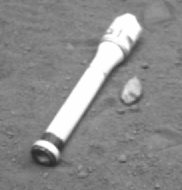
#> input picture sample.png, 182 x 190 px
$ python all_in_one_detector.py   (older library calls are emulated)
#> lines starting #> are read from the running program, lines starting #| are printed output that depends on the picture; after the words box and inside, x2 and y2 are one past the last pixel; in counts of white or black regions, pixels touching at a corner belong together
import numpy as np
import cv2
from imutils import resize
from imutils.contours import sort_contours

from skimage.morphology import skeletonize_3d as skl
from scipy.ndimage import binary_fill_holes as fill
from skimage.morphology import medial_axis as ma
from scipy.ndimage import convolve
from skimage.measure import label, regionprops

# path = 'endpoints_detection/sample.png'
path2 = 'sample.png'
# path2 = 'sample2.png'

try:
    img = cv2.imread(path2, 0)
#> img is the input picture: shape (190, 182); min 41, max 254, mean 139.2
except:
    img = cv2.imread(path, 0)

orig = img

hini, wini = img.shape
#> hini = 190; wini = 182

# Some smoothing to get rid of the noise
# img = cv2.bilateralFilter(img, 5, 35, 10)
img = cv2.GaussianBlur(img, (3, 3), 3)
img = resize(img, width=700)
#> img: shape (730, 700)

hfin, wfin = img.shape
#> hfin = 730; wfin = 700

# Preprocessing to get the shapes
th = cv2.adaptiveThreshold(img, 255, cv2.ADAPTIVE_THRESH_GAUSSIAN_C,
                           cv2.THRESH_BINARY, 35, 11)
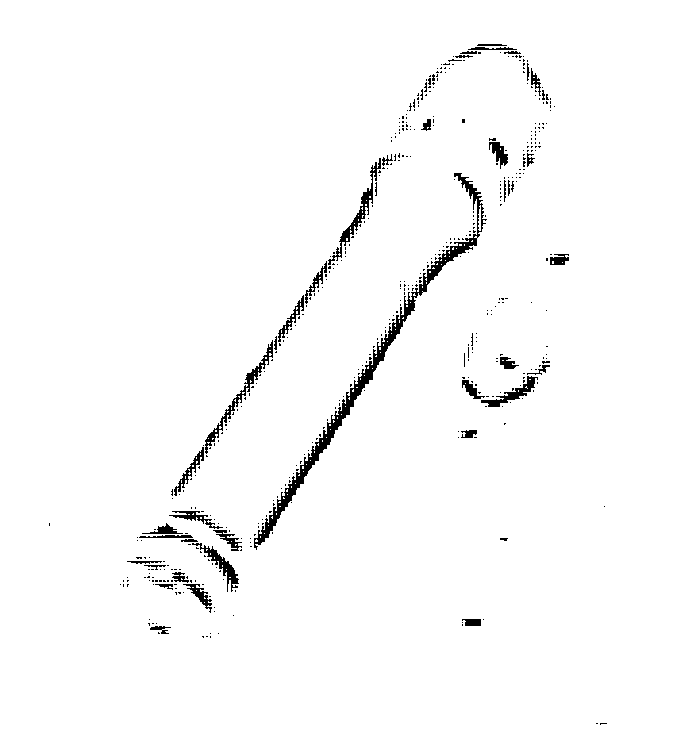
#> th: shape (730, 700); 97.8% white; 494 black regions (453 under 20 px), largest, box (x1, y1, x2, y2) and area: (254, 173, 487, 550) 3739, (205, 340, 273, 454) 670, (328, 158, 381, 265) 652
# Invert to hightligth the shape
th = cv2.bitwise_not(th)

cv2.imshow('mask', th)
cv2.waitKey(0)

# Text has mostly vertical and right-inclined lines. This kernel seems to
# work quite well
kernel = np.array([[0, 1, 1],
                  [0, 1, 0],
                  [1, 1, 0]], dtype='uint8')

''' Morphological transforms '''
n = 15
for i in range(n):
    th = cv2.morphologyEx(th, cv2.MORPH_DILATE, kernel)
#> th: shape (730, 700); 14.7% white; 11 white regions, largest, box (x1, y1, x2, y2) and area: (105, 29, 570, 653) 58114, (443, 283, 565, 453) 10299, (531, 239, 584, 280) 1528
n = 10
for i in range(n):
    th = cv2.morphologyEx(th, cv2.MORPH_CLOSE, kernel)
th = cv2.morphologyEx(th, cv2.MORPH_CLOSE, kernel)
n = 10
for i in range(n):
    th = cv2.morphologyEx(th, cv2.MORPH_ERODE, kernel)
#> th: shape (730, 700); 8.7% white; 12 white regions, largest, box (x1, y1, x2, y2) and area: (115, 39, 560, 643) 37116, (453, 293, 555, 443) 5775, (541, 249, 574, 270) 548

cv2.imshow('mask', th)
cv2.waitKey(0)

''' Area thresholding
    from https://scikit-image.org/docs/stable/user_guide/tutorial_segmentation.html '''
th = fill(th )
#> th: shape (730, 700) bool; 16.3% white; 11 white regions, largest, box (x1, y1, x2, y2) and area: (115, 39, 560, 643) 75758, (453, 293, 555, 443) 5775, (541, 249, 574, 270) 548
th = np.uint8( th*255 )

cv2.imshow('mask', th)
cv2.waitKey(0)

regions = label( th )
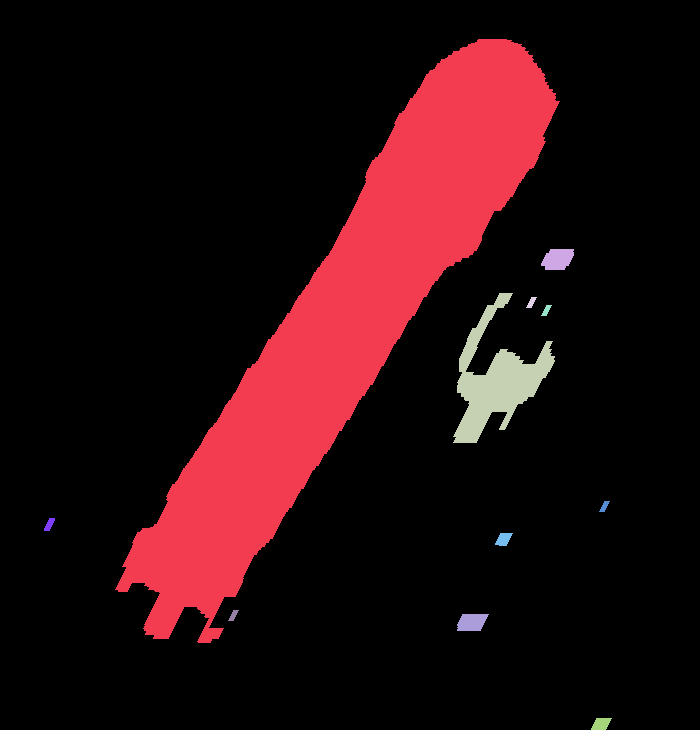
#> regions: shape (730, 700) int64; 12 distinct labels, from 0 to 11; one colour per label, 0 black
sizes = np.bincount(regions.ravel())
#> sizes = [427808, 75758, 548, 5775, 61, 61, 61, 83, 158, 61, 440, 186]
mask_sizes = sizes > 1500
#> mask_sizes = [True, True, False, True, False, False, False, False, False, False, False, False]
mask_sizes[0] = 0
th = mask_sizes[regions]
#> th: shape (730, 700) bool; 16% white; 2 white regions, box (x1, y1, x2, y2) and area: (115, 39, 560, 643) 75758, (453, 293, 555, 443) 5775
th = np.uint8( th*255 )

''' Morphological transforms '''
n = 30
for i in range(n):
    th = cv2.morphologyEx(th, cv2.MORPH_DILATE, kernel)
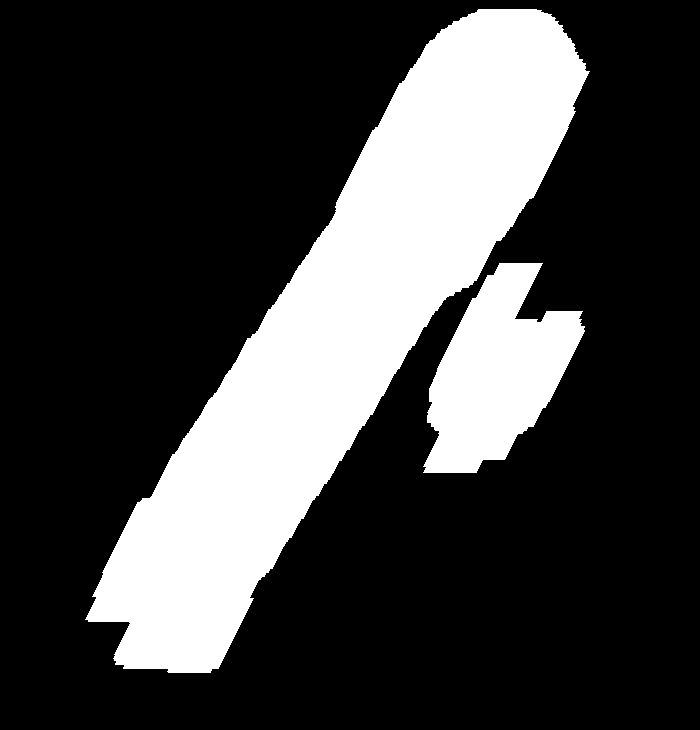
#> th: shape (730, 700); 25.5% white; 2 white regions, box (x1, y1, x2, y2) and area: (85, 9, 590, 673) 110638, (423, 263, 585, 473) 19767
n = 10
for i in range(n):
    th = cv2.morphologyEx(th, cv2.MORPH_CLOSE, kernel)
th = cv2.morphologyEx(th, cv2.MORPH_CLOSE, kernel)
n = 80
for i in range(n):
    th = cv2.morphologyEx(th, cv2.MORPH_ERODE, kernel)
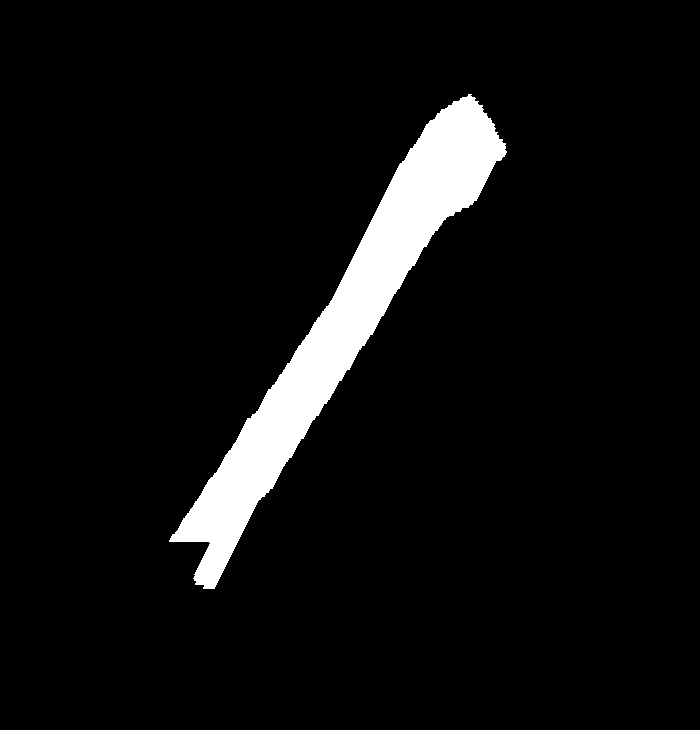
#> th: shape (730, 700); 6.3% white; 1 white region, box (x1, y1, x2, y2) and area: (169, 94, 507, 589) 31947

th = fill(th )
th = np.uint8( th*255 )

''' Medial axis
    https://scikit-image.org/docs/stable/auto_examples/edges/plot_skeleton.html '''
# _, distance = ma(th, return_distance=True)
# th = np.uint8( th*255 )

cv2.imshow('mask', th)
cv2.waitKey(0)


#def contour_sorter(contours):
#    '''Sort the contours by multiplying the y-coordinate and sorting first by
#    x, then by y-coordinate.'''
#    boxes = [cv2.boundingRect(c) for c in contours]
#    cnt = [4*y, x for y, x, , _, _ in ]

# Skeletonize the shapes
# Skimage function takes image with either True, False or 0,1
# and returns and image with values 0, 1.
th = th == 255
th = skl(th)
#> th: shape (730, 700); 0.11% white in thin lines or dots, all inside (x1, y1, x2, y2) = (175, 95, 499, 584)
# th = th.astype(np.uint8)*255 # default method='zhang'
# th = skl(th, method='lee')

''' Eliminating spureus branches
    https://xbuba.com/questions/50341793 '''
def _neighbors_conv(image):
    image = image.astype(np.uint8)
    k = np.array([[1,1,1],[1,0,1],[1,1,1]])
    neighborhood_count = convolve(image,k, mode='constant', cval=1)
    neighborhood_count[~image.astype(np.bool)] = 0
#> neighborhood_count: shape (730, 700); min 0, max 3, mean 0.00225
    return neighborhood_count

def break_branches(image):
    tmp = _neighbors_conv(image)
    tmp[tmp==0] = 100
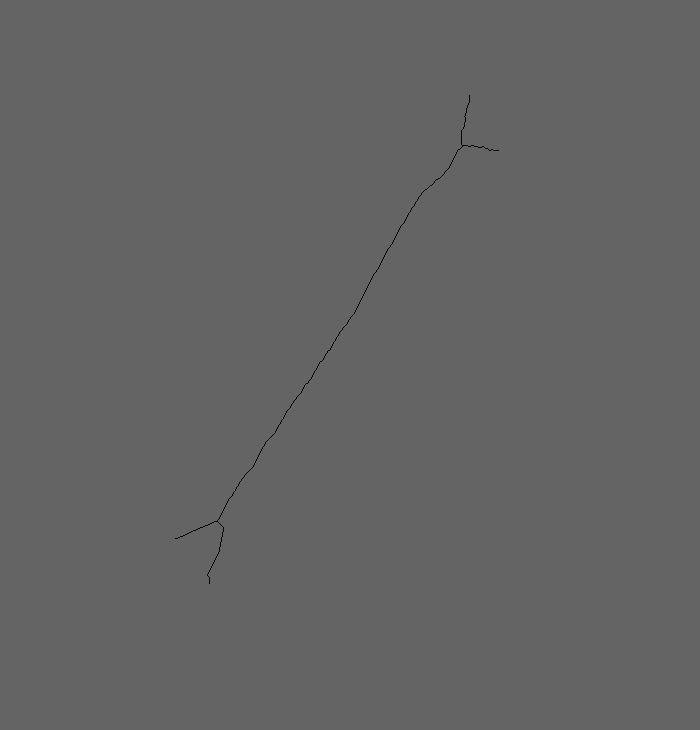
#> tmp: shape (730, 700); min 1, max 100, mean 99.9
    tmp = tmp < 3
    return tmp

th = break_branches(th/255).astype(np.uint8)*255

cv2.imshow('mask', th)
cv2.waitKey(0)

''' Get skel approx centroid '''
(row,col) = np.nonzero(th)
#> row = 569 values from 95 to 583; col = 569 values, max 498 at index 89, min 175 at index 520, mean 334.3
ctr_approx = ( np.mean( row ) , np.mean( col ) )
#> ctr_approx = (339.7, 334.3)

''' Get skel centroid '''
dist = 1e10
for (r,c) in zip(row,col):
    tmp = ( (r-ctr_approx[0])**2 + (c-ctr_approx[1])**2 )**0.5
    if tmp <= dist:
        dist = tmp
        ctr = (r,c)
#> this loop made 569 passes
#> (r, c, tmp, dist) on passes 1 to 12: (95, 469, 279.3, 279.3), (96, 469, 278.4, 278.4), (97, 469, 277.6, 277.6), (98, 469, 276.7, 276.7), (99, 469, 275.8, 275.8), (100, 469, 275, 275), (101, 469, 274.1, 274.1), (102, 469, 273.2, 273.2), (103, 468, 271.8, 271.8), (104, 468, 271, 271), (105, 467, 269.6, 269.6), (106, 467, 268.7, 268.7)
#> (tmp, dist, ctr) on passes 67, 73, 77, 82, 91, 92: (230.6, 230.6, (147, 461)), (229.2, 229.2, (148, 460)), (227.3, 227.3, (149, 458)), (225.9, 225.9, (150, 457)), (225.1, 225.1, (151, 457)), (223.7, 223.7, (152, 456))
#> after the loop, ctr = (340, 335); dist = 0.765

''' Region propperties
    https://stackoverflow.com/questions/42161884/python-how-to-find-all-connected-pixels-if-i-know-an-origin-pixels-position
    https://scikit-image.org/docs/dev/api/skimage.measure.html#regionprops

    # props.bbox # (min_row, min_col, max_row, max_col)
    # props.image # array matching the bbox sub-image
    # props.coordinates # list of (row,col) pixel indices'''
labeled = label( th, background=False, connectivity=2 )
#> labeled: shape (730, 700) int64; 6 distinct labels, from 0 to 5
label = labeled[ctr[0],ctr[1]]
#> label = 3
rp = regionprops(labeled)
#> rp = 5 regions; box (x1, y1, x2, y2) and area: (218, 147, 462, 520) 381, (207, 522, 224, 584) 62, (461, 95, 470, 145) 50, (175, 521, 216, 539) 41, (464, 145, 499, 151) 35
props = rp[label - 1] # background is labeled 0, not in rp

b = props.bbox
#> b = (147, 218, 520, 462)
th[:,:] = 0
#> th: shape (730, 700); every value is 0
th[ b[0]:b[2] , b[1]:b[3] ] = props.image
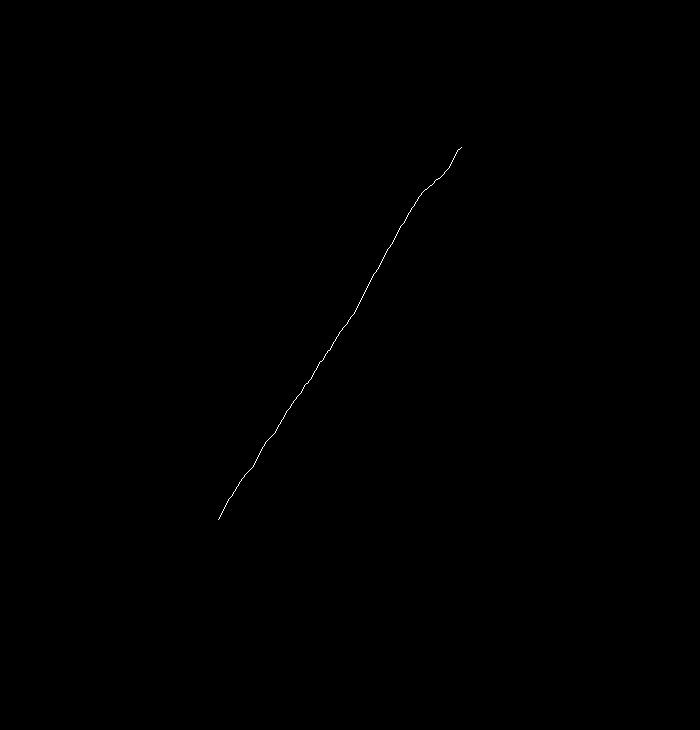
#> th: shape (730, 700); values 0 (black) and 1 (white), 0.07% white in thin lines or dots, all inside (x1, y1, x2, y2) = (218, 147, 462, 520)
th = th.astype( np.uint8 )*255

cv2.imshow('mask', th )
cv2.waitKey(0)

''' Find contours of the skeletons '''
_, contours, _ = cv2.findContours(th.copy(), cv2.RETR_EXTERNAL,
                                  cv2.CHAIN_APPROX_NONE)
#> contours = 1 contour, all with area under 20
# Sort the contours left-to-rigth
contours, _ = sort_contours(contours, )
#
# Sort them again top-to-bottom


def skeleton_endpoints(skel):
    # Function source: https://stackoverflow.com/questions/26537313/
    # how-can-i-find-endpoints-of-binary-skeleton-image-in-opencv
    # make out input nice, possibly necessary
    skel = skel.copy()
    skel[skel != 0] = 1
    skel = np.uint8(skel)

    # apply the convolution
    kernel = np.uint8([[1,  1, 1],
                       [1, 10, 1],
                       [1,  1, 1]])
    src_depth = -1
    filtered = cv2.filter2D(skel, src_depth,kernel)

    # now look through to find the value of 11
    # this returns a mask of the endpoints, but if you just want the
    # coordinates, you could simply return np.where(filtered==11)
    out = np.zeros_like(skel)
    out[np.where(filtered == 11)] = 1
    rows, cols = np.where(filtered == 11)
    coords = list(zip(cols, rows))
    return coords

# List for endpoints
endpoints = []
# List for (x, y) coordinates of the skeletons
skeletons = []


for contour in contours:
    # if cv2.arcLength(contour, True) > 100:
    if cv2.arcLength(contour, True) > 1:
        # Initialize mask
        mask = np.zeros(img.shape, np.uint8)
        # Bounding rect of the contour
        x, y, w, h = cv2.boundingRect(contour)
        mask[y:y+h, x:x+w] = 255
        # Get only the skeleton in the mask area
        mask = cv2.bitwise_and(mask, th)
        # Take the coordinates of the skeleton points
        rows, cols = np.where(mask == 255)
        # Add the coordinates to the list
        skeletons.append(list(zip(cols, rows)))

        # Find the endpoints for the shape and update a list
        eps = skeleton_endpoints(mask)
        endpoints.append(eps)

        # Draw the endpoints
        [cv2.circle(th, ep, 5, 255, 1) for ep in eps]
#> this loop made 1 pass
#> (x, y, w, h, kernel in skeleton_endpoints, src_depth in skeleton_endpoints) on pass 1: (218, 147, 244, 373, [[1, 1, 1], [1, 10, 1], [1, 1, 1]], -1)
#> th: shape (730, 700); 0.09% white in thin lines or dots, all inside (x1, y1, x2, y2) = (213, 142, 467, 525)
#> after the loop, endpoints = [[(461, 147), (218, 519)]]; skeletons = 1 item
        # cv2.imshow('mask', mask)
        # cv2.waitKey(500)

# Stack the original and modified
# th = resize(np.hstack((img, th)), 1200)
th = np.hstack((img, th))
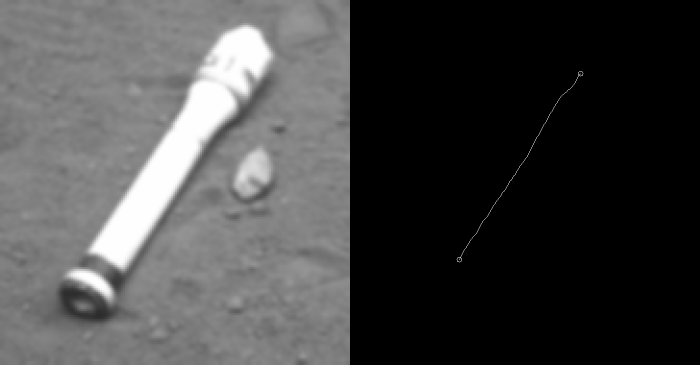
#> th: shape (730, 1400) (shown at 1/2 size); min 0, max 255, mean 69.7


#    cv2.waitKey(50)

# TODO
# Walk the points using the endpoints by minimizing the walked distance
# Points in between can be used many times, endpoints only once
cv2.namedWindow('mask', cv2.WINDOW_NORMAL)
cv2.resizeWindow('mask', 800, 800)
cv2.imshow('mask', th)
cv2.waitKey(0)
cv2.destroyAllWindows()

def equivalence( wini, hini, wfin, hfin, xo, yo ):
    y = int(hini*yo/hfin)
    x = int(wini*xo/wfin)
    return x, y

actualendpoints = []

print( 'Resized endpoints %s'%endpoints )
#| Resized endpoints [[(461, 147), (218, 519)]]
for ep in endpoints[0]:
    actualendpoints.append( equivalence(wini,hini,wfin,hfin,  ep[0] , ep[1] ) )
#> this loop made 2 passes
#> (ep, y in equivalence, x in equivalence) on passes 1 to 2: ((461, 147), 38, 119), ((218, 519), 135, 56)
#> after the loop, actualendpoints = [(119, 38), (56, 135)]

print( 'Actual endpoints %s'%actualendpoints )
#| Actual endpoints [(119, 38), (56, 135)]
